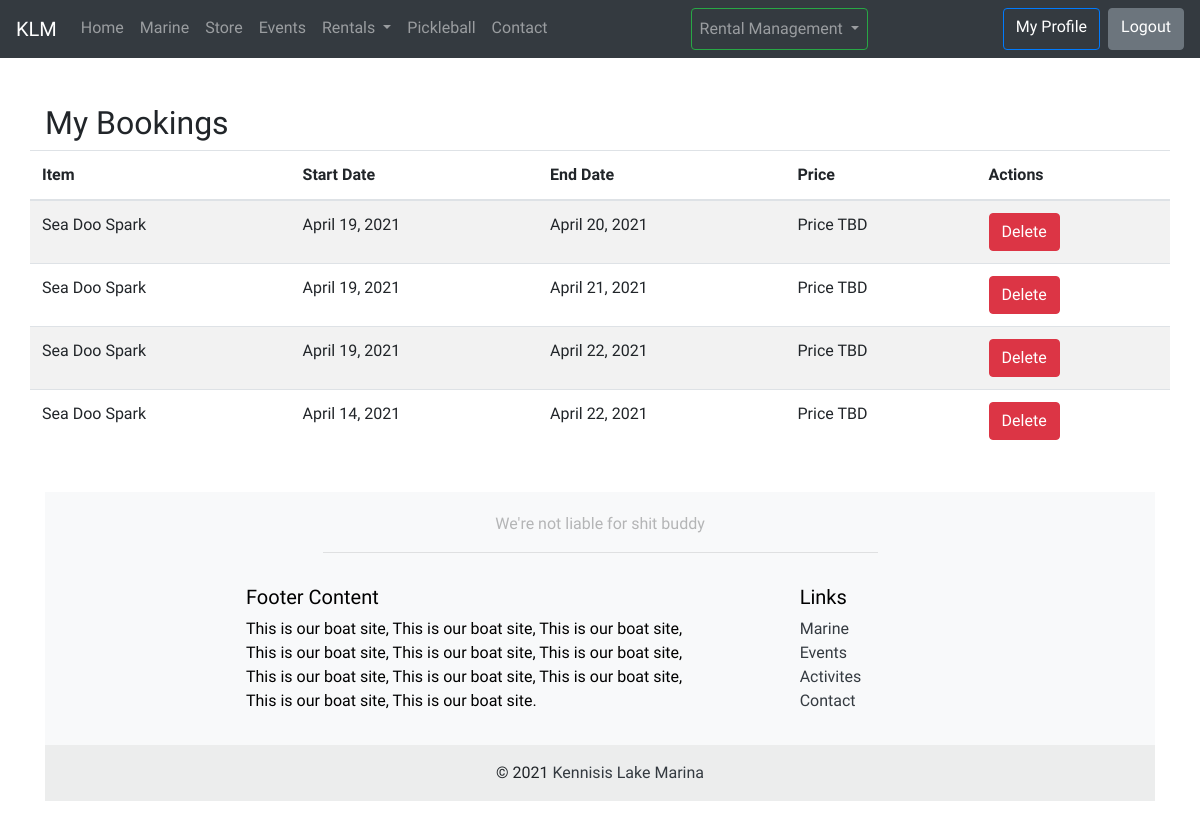
The app's page /bookings/ (signed in) with its own data.
### boats/models.py (models this page shows)
class Booking(models.Model):
	startDay = models.DateField()
	endDay = models.DateField()
	rentalItem = models.ForeignKey('RentalItem', on_delete=models.CASCADE)
	user = models.ForeignKey(AUTH_USER_MODEL, on_delete=models.CASCADE)
	is_confirmed = models.BooleanField(default=False)

class RentalItem(models.Model):
	name = models.CharField(max_length=120)
	description = models.TextField()
	image = models.ImageField(upload_to='images')
	dayPrice = models.DecimalField(max_digits=10, decimal_places=2)
	weekPrice = models.DecimalField(max_digits=10, decimal_places=2)
	def __str__(self):
		return self.name

### boats/views.py (the view)
# urls.py: path('bookings/', boat_views.bookings_view, name='bookings'),
def bookings_view(request):
	isAuthenticated = True
	if (request.user.is_authenticated):
		bookings = Booking.objects.filter(user=request.user)
	else:
		bookings = None
		isAuthenticated = False
	context = {
		"bookings": bookings,
		"noBookings": bookings.count() == 0 if bookings != None else True,
		"isAuthenticated": isAuthenticated
	}
	return render(request, 'boats/bookings.html', context)

### boats/templates/boats/bookings.html
{% extends 'base.html' %}
{% load static %}
{% block main_content %}
<div class='container top-container pt-4'>
	<div class="row pt-4">
		<div class="col-12">
			<h2>My Bookings</h2>
		</div>
	</div>
	<div class="row">
		<table class="table table-striped">
			<thead>
				<tr>
					<th scope="col">Item</th>
					<th scope="col">Start Date</th>
					<th scope="col">End Date</th>
					<th scope="col">Price</th>
					<th scope="col">Actions</th>
				</tr>
			</thead>
			{% if noBookings %}
			</table>
			<div class="row w-100">
				<div class="col-12 w-100 text-center">
					{% if not isAuthenticated %}
					<p>Sign In to View Bookings</p>
					{% else %}
					<p>No Bookings Yet</p>
					{% endif %}
				</div>
			</div>
			<div class="row w-100">
				<div class="col-12 w-100 text-center">
					{% if not isAuthenticated %}
					<a class="btn btn-success" href="{% url 'login' %}">Login</a>
					{% else %}
					<a class="btn btn-success" href="{% url 'activities' %}">View Activities</a>
					{% endif %}
				</div>
			</div>
			{% else %}
			<tbody>
				{% for booking in bookings %}
					<tr>
						<td scope="col">{{booking.rentalItem}}</td>
						<td scope="col">{{booking.startDay}}</td>
						<td scope="col">{{booking.endDay}}</td>
						<td scope="col">Price TBD</td>
						<td scope="col"><a class="btn btn-danger" href="{% url 'delete' booking_id=booking.pk%}">Delete</a></td>
					</tr>
				{% endfor %}
			</tbody>
		</table>
		{% endif %}
</div>
{% endblock %}

### static/css/main.css (style rules this page uses)
html, body { font-family: 'Josefin Sans', serif; height: 100%; width: 100%; }
.top-container { margin-top: 56px; }

### records on screen
Booking: rentalItem "Sea Doo Spark", startDay "April 19, 2021", endDay "April 20, 2021"
Booking: rentalItem "Sea Doo Spark", startDay "April 19, 2021", endDay "April 21, 2021"
Booking: rentalItem "Sea Doo Spark", startDay "April 19, 2021", endDay "April 22, 2021"
Booking: rentalItem "Sea Doo Spark", startDay "April 14, 2021", endDay "April 22, 2021"
